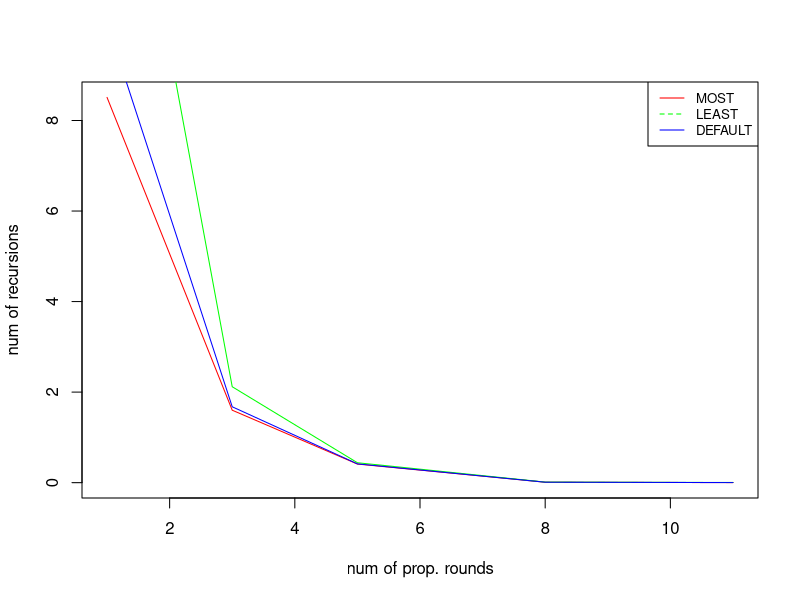
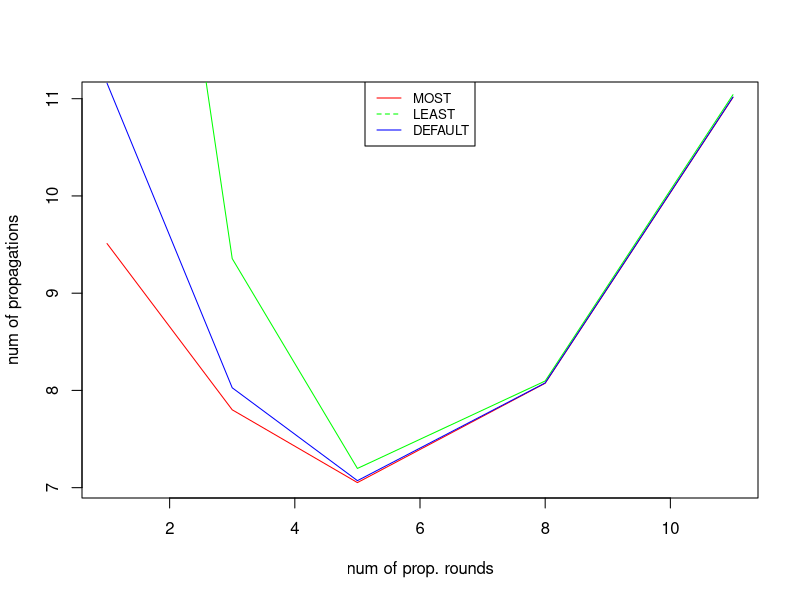

Reproduce these figures in R, in order.
## ---- chunk 1
x <- c(1,3,5,8,11)
mosty <- c(8.51034,1.60018,0.41041,0.00927,0.00122)
leasty <- c(17.06548, 2.11849, 0.43952, 0.01215, 0.00374)
defaulty <- c(10.15919,1.67568,0.4144,0.00964,0.00155)

plot(x,mosty,col='red', type="l",ylab = "num of recursions", xlab = "num of prop. rounds")
points(x,leasty,col='green', type="l")
points(x,defaulty,col='blue', type="l")
legend("topright", legend=c("MOST", "LEAST","DEFAULT"),col=c("red","green", "blue"), lty=1:2, cex=0.8)
## ---- chunk 2
x <- c(1,3,5,8,11)
mosty <- c(9.51034,7.80054,7.05205,8.07416,11.01342)
leasty <- c(18.06548,9.35547,7.1976,8.0972,11.04114)
defaulty <- c(11.15919,8.02704,7.072,8.07712,11.01705)

plot(x,mosty,col='red', type="l",ylab = "num of propagations", xlab = "num of prop. rounds")
points(x,leasty,col='green', type="l")
points(x,defaulty,col='blue', type="l")
legend("top", legend=c("MOST", "LEAST","DEFAULT"),col=c("red","green", "blue"), lty=1:2, cex=0.8)
